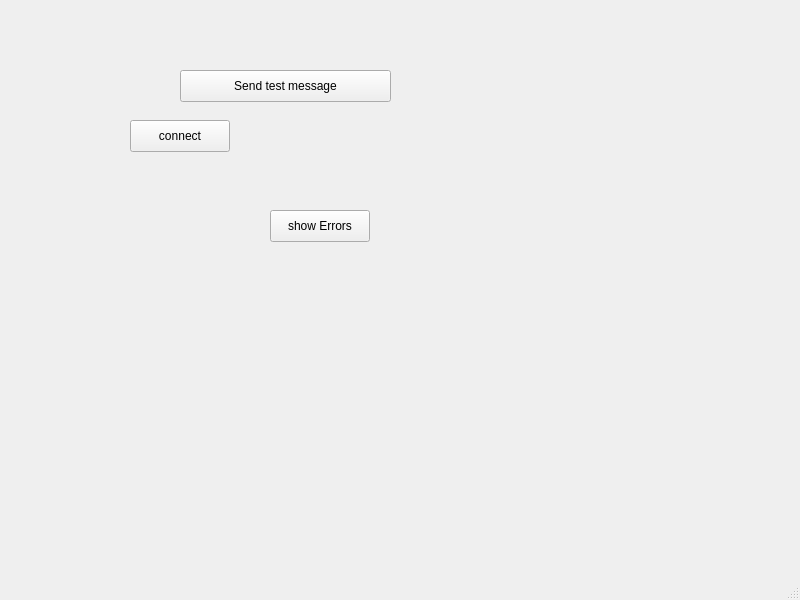
<?xml version="1.0" encoding="UTF-8"?>
<ui version="4.0">
 <class>MainWindow</class>
 <widget class="QMainWindow" name="MainWindow">
  <property name="geometry">
   <rect>
    <x>0</x>
    <y>0</y>
    <width>800</width>
    <height>600</height>
   </rect>
  </property>
  <property name="windowTitle">
   <string>MainWindow</string>
  </property>
  <widget class="QWidget" name="centralwidget">
   <widget class="QPushButton" name="pushButton_2">
    <property name="geometry">
     <rect>
      <x>180</x>
      <y>70</y>
      <width>211</width>
      <height>32</height>
     </rect>
    </property>
    <property name="text">
     <string>Send test message</string>
    </property>
   </widget>
   <widget class="QPushButton" name="pushButton">
    <property name="geometry">
     <rect>
      <x>270</x>
      <y>210</y>
      <width>100</width>
      <height>32</height>
     </rect>
    </property>
    <property name="text">
     <string>show Errors</string>
    </property>
   </widget>
   <widget class="QPushButton" name="pushButton_3">
    <property name="geometry">
     <rect>
      <x>130</x>
      <y>120</y>
      <width>100</width>
      <height>32</height>
     </rect>
    </property>
    <property name="text">
     <string>connect</string>
    </property>
   </widget>
  </widget>
  <widget class="QMenuBar" name="menubar">
   <property name="geometry">
    <rect>
     <x>0</x>
     <y>0</y>
     <width>800</width>
     <height>24</height>
    </rect>
   </property>
  </widget>
  <widget class="QStatusBar" name="statusbar"/>
 </widget>
 <resources/>
 <connections/>
</ui>
